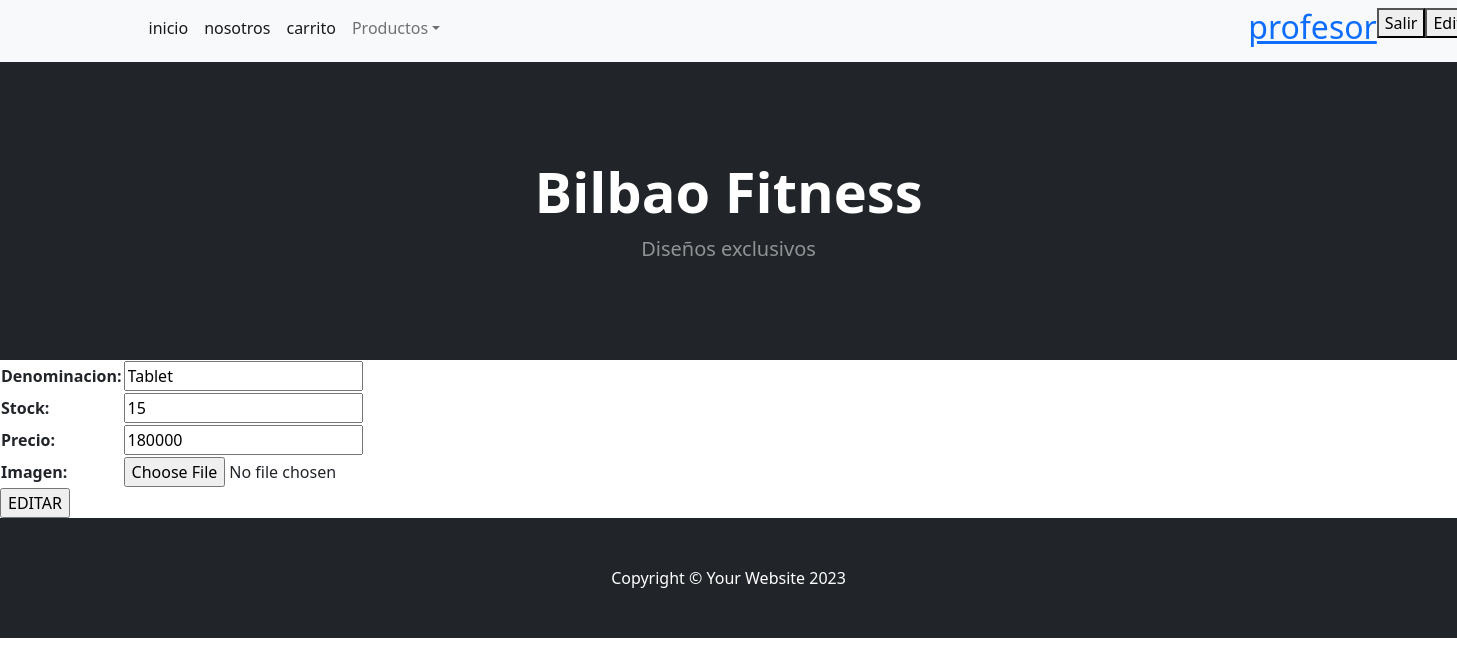
/AppBilbao/editarProducto/26 (signed in), run on the app's committed database.
### AppBilbao/models.py (models this page shows, shortened)
class Productos(models.Model):
    denominacion=models.CharField(max_length=40)
    stock= models.IntegerField()
    precio= models.IntegerField()
    imagen = models.ImageField()

### AppBilbao/views.py (the view)
# urls.py: path('editarProducto/<int:id>', views.editarProducto, name='editarProducto'),
@login_required()
def editarProducto (request, id):
    if request.method == "POST":
            producto = Productos.objects.get(id=id)
            producto.denominacion= request.POST["denominacion"]
            producto.stock= request.POST["stock"]
            producto.precio= request.POST["precio"]
            producto.imagen=request.POST["imagen"]
            producto.save()
            return render(request,"AppBilbao/productos.html")
    else:
        producto = Productos.objects.get(id=id)
        miformulario = CargarProductos(initial={
            "denominacion": producto.denominacion,
            "stock": producto.stock,
            "precio": producto.precio,
            "imagen": producto.imagen,
        })
        return render(request,"AppBilbao/editarproductos.html", {"miformulario": miformulario, "id":producto.id})

### AppBilbao/forms.py
class CargarProductos(forms.Form):
    denominacion=forms.CharField(max_length=40)
    stock= forms.IntegerField()
    precio= forms.IntegerField()
    imagen = forms.ImageField()

### AppBilbao/templates/AppBilbao/editarproductos.html
{% extends "AppBilbao/padre.html"%}
{% load static %}
{% block contenidoQueCambia%}
<form action="{% url 'editarProducto' id %}" method="POST">{% csrf_token%}
        <table>
                {{miformulario.as_table}}
        </table>
        <input id="submit" type="submit" value="EDITAR">
</form>
{% endblock%}

### AppBilbao/templates/AppBilbao/padre.html (shortened to what this page needs)
<!DOCTYPE html>
<html lang="en">
    <head>
        <link href="https://cdn.jsdelivr.net/npm/bootstrap-icons@1.5.0/font/bootstrap-icons.css" rel="stylesheet" />
        {% load static %}
        <link href="{% static 'css/styles.css'%}" rel="stylesheet" />
    </head>
    <body>
        <nav class="navbar navbar-expand-lg navbar-light bg-light">
            <div class="container px-4 px-lg-5">
                <ul class="navbar-nav me-auto mb-2 mb-lg-0 ms-lg-4" style="display: flex;">
                    <li class="nav-item"><a class="nav-link active" aria-current="page" href="{% url 'inicio' %}">inicio</a></li>
                    <li class="nav-item"><a class="nav-link active" aria-current="page" href="{% url 'nosotros' %}">nosotros</a></li>
                    <li class="nav-item"><a class="nav-link active" aria-current="page" href="{% url 'carrito' %}">carrito</a></li>
                        <li class="nav-item dropdown">
                            <a class="nav-link dropdown-toggle" id="navbarDropdown" href="#" role="button" data-bs-toggle="dropdown" aria-expanded="false">Productos</a>
                        </li>
                        {% if user.is_authenticated %}
                        <a href="{% url 'perfil' %}"><h2 style="margin-left: 50rem;">{{user.username}}</h2></a>
                        <form method="POST" action="{% url 'logout' %}">{% csrf_token %}
                            <button type="submit"> Salir </button>
                        </form>
                        <form method="GET" action="{% url 'editarPerfil' %}">{% csrf_token %}
                            <button type="submit"> Editar </button>
                        </form>
                        {% else %}
                        <li style="margin-left: 50rem;" class="nav-item"><a class="nav-link active" aria-current="page" href="{% url 'perfil' %}">perfil</a>
                            <button><a href="{% url 'login' %}">Ingresar</a></button>
                            <button><a href="{% url 'register' %}">Registrarse</a></button>
                        </li>
                        {% endif %}
                </ul>
            </div>
        </nav>
        <header class="bg-dark py-5">
            <div class="container px-4 px-lg-5 my-5">
                <div class="text-center text-white">
                    <h1 class="display-4 fw-bolder">Bilbao Fitness</h1>
                    <p class="lead fw-normal text-white-50 mb-0">Diseños exclusivos</p>
                </div>
            </div>
        </header>
        {% block contenidoQueCambia%}
        {% endblock%}
        <footer class="py-5 bg-dark">
            <div class="container"><p class="m-0 text-center text-white">Copyright &copy; Your Website 2023</p></div>
        </footer>
    </body>
</html>

### data on the page
Productos: denominacion "Tablet", stock "15", precio "180000"

### other printed values
{{ user.username }} "profesor"
